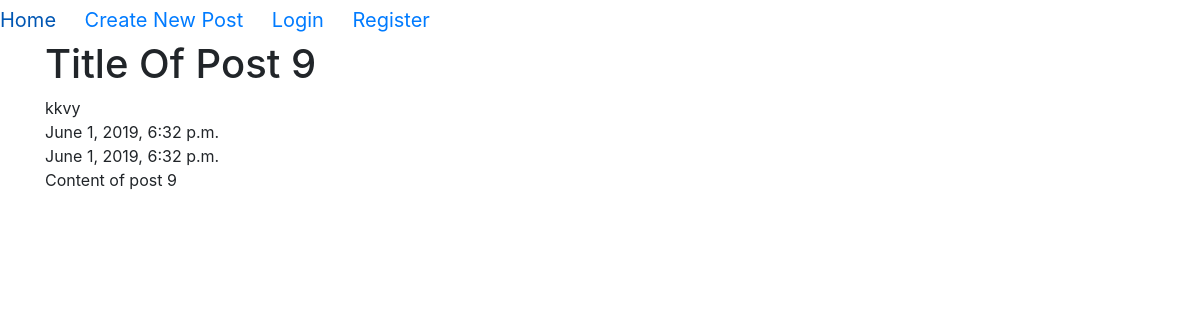
The page /post/12 on the database its author committed.
### Posts/models.py (models this page shows, shortened)
class Post(models.Model):
    Title = models.CharField(default='Title Of Post', max_length=50)
    Content = models.TextField()
    Publish_date = models.DateTimeField(auto_now_add=True)
    Last_updated = models.DateTimeField(auto_now=True)
    Auther = models.ForeignKey(User, on_delete=models.CASCADE)

class User(AbstractUser):
    email = models.EmailField()
    pet_name = models.CharField(default='Not have any pet', max_length=50)

### Posts/views.py (the view)
# urls.py: path('post/<int:pk>', post_view.PostDetaileView.as_view(),name="post-detail"),
class PostDetaileView(DetailView):
    model = Post
    template_name = 'Posts/detail.html'
    def get_context_data(self, **kwargs):
        context = super().get_context_data(**kwargs)
        context["title"] = 'Detail | Posts'
        return context

### Posts/templates/Posts/detail.html (shortened to what this page needs)
{% extends 'Posts/Base.html' %}
{% block data %}
    <h1> {{ post.Title }} </h1>
        {{ post.Auther }} <br>
        {{ post.Publish_date }} <br>
        {{ post.Last_updated }} <br>
        <p>
            {{ post.Content }} <br>
        </p>
{% endblock data %}

### rows shown on the page
Post: Title "Title Of Post 9", Auther "kkvy", Publish_date "June 1, 2019, 6:32 p.m.", Last_updated "June 1, 2019, 6:32 p.m.", Content "Content of post 9"
